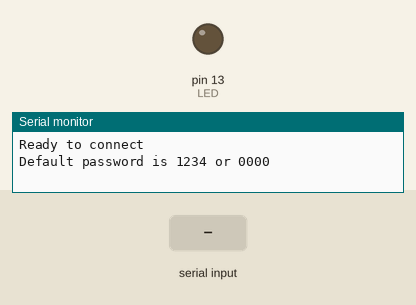
Simulated run of this sketch. Board: Arduino Uno, built with avr-gcc and run on an emulated ATmega328P. On the bench: output pins drawn as LEDs (lit = HIGH), the last lines printed to the serial monitor. The test bench sets the inputs (shaded band).

Above: at 1.2 s.
1.3 s: "1" received over the second serial link
At 2.7 s:
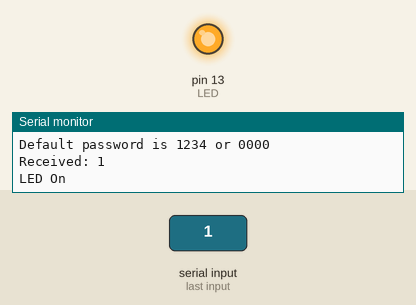
3.8 s: "0" received over the second serial link
At 5.8 s:
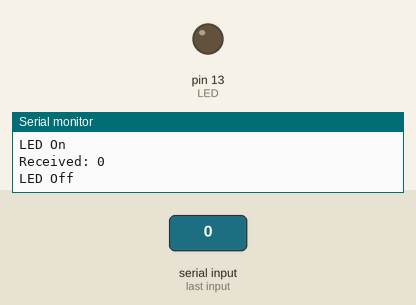
Timing chart, 0 to 7.3 s (numbered marks = the images above; inputs shaded):
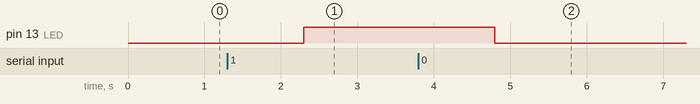

Measured:
- after the input at 1.3 s, pin 13 (LED): LOW → HIGH after 1.0 s
- after the input at 3.8 s, pin 13 (LED): HIGH → LOW after 1.0 s

The sketch:

Blue.ino
```cpp
#include <SoftwareSerial.h>
SoftwareSerial MyBlue(10, 11); // RX | TX
String flag;
int LED = 13;

void setup() {
  Serial.begin(9600);
  MyBlue.begin(9600);
  pinMode(LED, OUTPUT);
  Serial.println("Ready to connect\nDefault password is 1234 or 0000");
}

void loop() {
  if (MyBlue.available()) {
    flag = MyBlue.readString();
    flag.trim();
    Serial.print("Received: "); // چاپ داده دریافتی
    Serial.println(flag);

    if (flag == "1") {
      digitalWrite(LED, HIGH);
      Serial.println("LED On");
    }
    else if (flag == "0") {
      digitalWrite(LED, LOW);
      Serial.println("LED Off");
    }
  }
}
```
